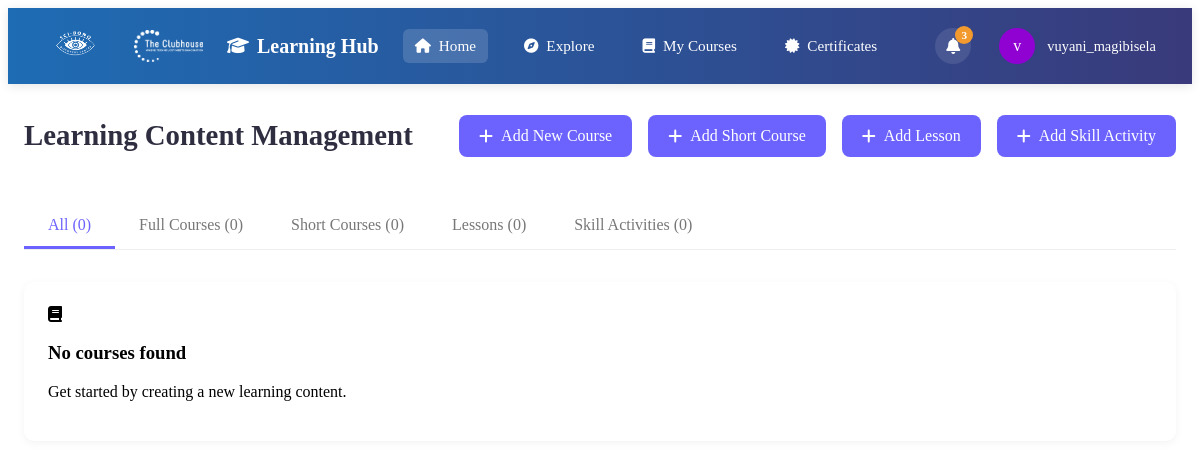
The page /app/Views/admin/manage-courses.php (signed in) on the database as committed earlier.
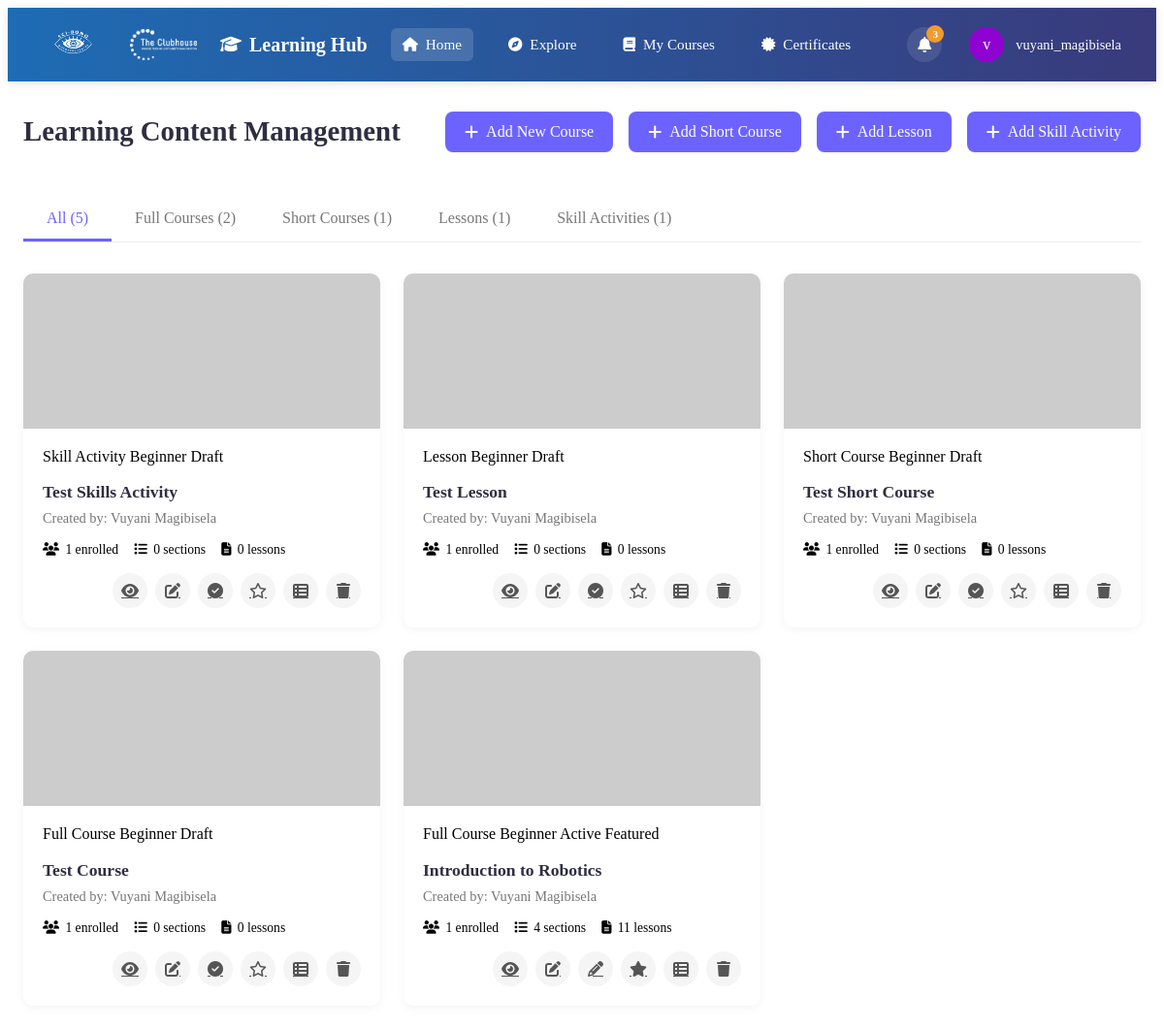
The same page on the database as committed later.
### tables this page shows
CREATE TABLE `courses` (
  `id` int(11) NOT NULL,
  `course_code` varchar(50) NOT NULL,
  `title` varchar(255) NOT NULL,
  `description` text DEFAULT NULL,
  `learning_objectives` text DEFAULT NULL,
  `course_requirements` text DEFAULT NULL,
  `prerequisites` text DEFAULT NULL,
  `completion_criteria` text DEFAULT NULL,
  `certification_criteria` text DEFAULT NULL,
  `pass_percentage` decimal(5,2) DEFAULT 70.00,
  `type` enum('full_course','short_course','lesson','skill_activity') NOT NULL,
  `category` varchar(100) NOT NULL DEFAULT 'General',
  `difficulty_level` enum('Beginner','Intermediate','Advanced') NOT NULL DEFAULT 'Beginner',
  `duration` varchar(50) DEFAULT NULL,
  `estimated_duration_hours` int(11) DEFAULT NULL,
  `image_path` varchar(255) DEFAULT NULL,
  `thumbnail_path` varchar(255) DEFAULT NULL,
  `enrollment_count` int(11) NOT NULL DEFAULT 0,
  `max_enrollments` int(11) DEFAULT NULL,
  `display_order` int(11) NOT NULL DEFAULT 0,
  `is_featured` tinyint(1) NOT NULL DEFAULT 0,
  `is_published` tinyint(1) NOT NULL DEFAULT 0,
  `status` enum('active','inactive','draft','archived') NOT NULL DEFAULT 'draft',
  `created_by` int(11) NOT NULL,
  `last_updated_by` int(11) DEFAULT NULL,
  `created_at` timestamp NOT NULL DEFAULT current_timestamp(),
  `updated_at` timestamp NOT NULL DEFAULT current_timestamp() ON UPDATE current_timestamp()
);

CREATE TABLE `users` (
  `id` int(100) NOT NULL,
  `username` varchar(255) NOT NULL,
  `email` varchar(255) NOT NULL DEFAULT 'default@example.com',
  `password` varchar(255) NOT NULL,
  `name` varchar(255) NOT NULL,
  `surname` varchar(255) NOT NULL,
  `user_type` enum('admin','mentor','member','alumni','community') NOT NULL DEFAULT 'member',
  `date_of_birth` date DEFAULT NULL,
  `Gender` enum('Male','Female','Other') NOT NULL,
  `grade` int(12) DEFAULT NULL,
  `school` varchar(255) DEFAULT NULL,
  `parent` varchar(255) DEFAULT NULL,
  `parent_email` varchar(255) DEFAULT NULL,
  `leaner_number` int(10) DEFAULT NULL,
  `parent_number` int(10) DEFAULT NULL,
  `Relationship` varchar(255) DEFAULT NULL,
  `Center` enum('Sci-Bono Clubhouse','Waverly Girls Solar Lab','Mapetla Solar Lab','Emdeni Solar Lab') NOT NULL DEFAULT 'Sci-Bono Clubhouse',
  `nationality` varchar(100) DEFAULT NULL,
  `id_number` varchar(50) DEFAULT NULL,
  `home_language` varchar(50) DEFAULT NULL,
  `address_street` varchar(255) DEFAULT NULL,
  `address_suburb` varchar(255) DEFAULT NULL,
  `address_city` varchar(255) DEFAULT NULL,
  `address_province` varchar(100) DEFAULT NULL,
  `address_postal_code` varchar(20) DEFAULT NULL,
  `medical_aid_name` varchar(100) DEFAULT NULL,
  `medical_aid_holder` varchar(100) DEFAULT NULL,
  `medical_aid_number` varchar(100) DEFAULT NULL,
  `emergency_contact_name` varchar(255) DEFAULT NULL,
  `emergency_contact_relationship` varchar(100) DEFAULT NULL,
  `emergency_contact_phone` varchar(50) DEFAULT NULL,
  `emergency_contact_email` varchar(255) DEFAULT NULL,
  `emergency_contact_address` text DEFAULT NULL,
  `interests` text DEFAULT NULL,
  `role_models` text DEFAULT NULL,
  `goals` text DEFAULT NULL,
  `has_computer` tinyint(1) DEFAULT NULL,
  `computer_skills` text DEFAULT NULL,
  `computer_skills_source` varchar(255) DEFAULT NULL
);

### app/Controllers/Admin/AdminCourseController.php (called while the page is built, shortened)
<?php
require_once __DIR__ . '/../../Models/Admin/AdminCourseModel.php';
class AdminCourseController {
    private $courseModel;
    public function __construct($conn) {
        $this->courseModel = new AdminCourseModel($conn);
    }
    public function getAllCourses() {
        return $this->courseModel->getAllCourses();
    }
    public function formatCourseType($type) {
        $types = [
            'full_course' => 'Full Course',
            'short_course' => 'Short Course',
            'lesson' => 'Lesson',
            'skill_activity' => 'Skill Activity'
        ];
        return $types[$type] ?? ucfirst(str_replace('_', ' ', $type));
    }
    public function getDifficultyClass($level) {
        $classes = [
            'Beginner' => 'badge-success',
            'Intermediate' => 'badge-warning',
            'Advanced' => 'badge-danger'
        ];
        return $classes[$level] ?? 'badge-primary';
    }
}
?>

### app/Models/Admin/AdminCourseModel.php (called while the page is built, shortened)
<?php
class AdminCourseModel {
    private $conn;
    public function __construct($conn) {
        $this->conn = $conn;
    }
    public function getAllCourses() {
        $courses = [];
        $sql = "SELECT c.*, u.name as creator_name, u.surname as creator_surname,
                (SELECT COUNT(*) FROM course_sections WHERE course_id = c.id) as section_count,
                (SELECT COUNT(*) FROM course_lessons l JOIN course_sections s ON l.section_id = s.id WHERE s.course_id = c.id) as lesson_count,
                (SELECT COUNT(*) FROM user_enrollments WHERE course_id = c.id) as enrollment_count
                FROM courses c
                LEFT JOIN users u ON c.created_by = u.id
                ORDER BY c.created_at DESC";
        $result = $this->conn->query($sql);
        if ($result && $result->num_rows > 0) {
            while ($row = $result->fetch_assoc()) {
                $courses[] = $row;
            }
        }
        return $courses;
    }
}
?>

### app/Views/admin/manage-courses.php (the view, shortened to what the rows shown need)
<?php
require_once '../../../server.php';
require_once '../../Controllers/Admin/AdminCourseController.php';
$courseController = new AdminCourseController($conn);
$allCourses = $courseController->getAllCourses();
?>
<!DOCTYPE html>
<html lang="en">
<head>
    <link rel="stylesheet" href="../../../public/assets/css/manage-courses.css">
    <link rel="stylesheet" href="https://cdnjs.cloudflare.com/ajax/libs/font-awesome/6.4.0/css/all.min.css">
</head>
<body>
    <?php include './learn-header.php'; ?>
    <div class="admin-container">
        <div class="admin-header">
            <h1 class="admin-title">Learning Content Management</h1>
        </div>
        <div class="admin-content">
            <?php if (empty($allCourses)): ?>
            <div class="admin-card">
                <div class="empty-state">
                    <i class="fas fa-book"></i>
                    <h3>No courses found</h3>
                    <p>Get started by creating a new learning content.</p>
                </div>
            </div>
            <?php else: ?>
            <div class="courses-grid">
                <?php foreach ($allCourses as $course): ?>
                <div class="course-card">
                    <div class="course-card-image">
                        <?php if (isset($course['image_path']) && file_exists(BASE_URL . 'public/assets/uploads/images/courses/' . $course['image_path'])): ?>
                            <img src="<?php echo BASE_URL; ?>public/assets/uploads/images/courses/<?php echo htmlspecialchars($course['image_path']); ?>" alt="<?php echo htmlspecialchars($course['title']); ?>">
                        <?php else: ?>
                            <img src="https://picsum.photos/seed/123/600/400<?php echo urlencode(strtolower($course['title'])); ?>" alt="<?php echo htmlspecialchars($course['title']); ?>">
                        <?php endif; ?>
                    </div>
                    <div class="course-card-content">
                        <div class="card-badges">
                            <span class="badge badge-primary"><?php echo $courseController->formatCourseType($course['type']); ?></span>
                            <span class="badge <?php echo $courseController->getDifficultyClass($course['difficulty_level']); ?>"><?php echo htmlspecialchars($course['difficulty_level']); ?></span>
                            <span class="badge <?php echo $course['status'] == 'active' ? 'badge-success' : ($course['status'] == 'draft' ? 'badge-warning' : 'badge-secondary'); ?>">
                                <?php echo ucfirst($course['status']); ?>
                            </span>
                            <?php if ($course['is_featured']): ?>
                            <span class="badge badge-info">Featured</span>
                            <?php endif; ?>
                        </div>
                        <h3 class="course-card-title"><?php echo htmlspecialchars($course['title']); ?></h3>
                        <div class="course-card-info">
                            Created by: <?php echo htmlspecialchars($course['creator_name'] . ' ' . $course['creator_surname']); ?>
                        </div>
                        <div class="course-card-stats">
                            <div class="course-card-stat">
                                <i class="fas fa-users"></i>
                                <span><?php echo intval($course['enrollment_count']); ?> enrolled</span>
                            </div>
                            <div class="course-card-stat">
                                <i class="fas fa-list"></i>
                                <span><?php echo intval($course['section_count']); ?> sections</span>
                            </div>
                            <div class="course-card-stat">
                                <i class="fas fa-file-alt"></i>
                                <span><?php echo intval($course['lesson_count']); ?> lessons</span>
                            </div>
                        </div>
                        <div class="course-card-actions">
                            <a href="../course.php?id=<?php echo $course['id']; ?>" class="icon-btn view" title="View Course">
                                <i class="fas fa-eye"></i>
                            </a>
                            <a href="manage-sections.php?course_id=<?php echo $course['id']; ?>" class="icon-btn edit" title="Edit Course">
                                <i class="fas fa-edit"></i>
                            </a>
                            <?php if ($course['status'] != 'active'): ?>
                            <a href="?status=active&id=<?php echo $course['id']; ?>" class="icon-btn publish" title="Publish Course">
                                <i class="fas fa-check-circle"></i>
                            </a>
                            <?php elseif ($course['status'] != 'draft'): ?>
                            <a href="?status=draft&id=<?php echo $course['id']; ?>" class="icon-btn draft" title="Set to Draft">
                                <i class="fas fa-pencil-alt"></i>
                            </a>
                            <?php endif; ?>
                            <?php if ($course['is_featured']): ?>
                            <a href="?feature=0&id=<?php echo $course['id']; ?>" class="icon-btn featured" title="Remove from Featured">
                                <i class="fas fa-star"></i>
                            </a>
                            <?php else: ?>
                            <a href="?feature=1&id=<?php echo $course['id']; ?>" class="icon-btn not-featured" title="Add to Featured">
                                <i class="far fa-star"></i>
                            </a>
                            <?php endif; ?>
                            <a href="manage-sections.php?course_id=<?php echo $course['id']; ?>" class="icon-btn sections" title="Manage Sections">
                                <i class="fas fa-th-list"></i>
                            </a>
                            <a href="?delete=<?php echo $course['id']; ?>" class="icon-btn delete" title="Delete Course" onclick="return confirm('Are you sure you want to delete this course? This action cannot be undone.');">
                                <i class="fas fa-trash"></i>
                            </a>
                        </div>
                    </div>
                </div>
                <?php endforeach; ?>
            </div>
            <?php endif; ?>
        </div>
    </div>
</body>
</html>

Rows that differ between the two databases and show on the page:
added courses: type "Skill Activity", difficulty_level "Beginner", status "Draft", title "Test Skills Activity", created_by.surname "Vuyani Magibisela", enrollment_count "1", section_count "0", lesson_count "0"
added courses: type "Lesson", difficulty_level "Beginner", status "Draft", title "Test Lesson", created_by.surname "Vuyani Magibisela", enrollment_count "1", section_count "0", lesson_count "0"
added courses: type "Short Course", difficulty_level "Beginner", status "Draft", title "Test Short Course", created_by.surname "Vuyani Magibisela", enrollment_count "1", section_count "0", lesson_count "0"
added courses: type "Full Course", difficulty_level "Beginner", status "Draft", title "Test Course", created_by.surname "Vuyani Magibisela", enrollment_count "1", section_count "0", lesson_count "0"
added courses: type "Full Course", difficulty_level "Beginner", status "Active", is_featured "Featured", title "Introduction to Robotics", created_by.surname "Vuyani Magibisela", enrollment_count "1", section_count "4", lesson_count "11"
Other text that changed with them:
$courseTypeCounts['total']: "0" → "5"
$courseTypeCounts['full_course']: "0" → "2"
$courseTypeCounts['short_course']: "0" → "1"
$courseTypeCounts['lesson']: "0" → "1"
$courseTypeCounts['skill_activity']: "0" → "1"
text no longer shown: "No courses found Get started by creating a new learning content."
